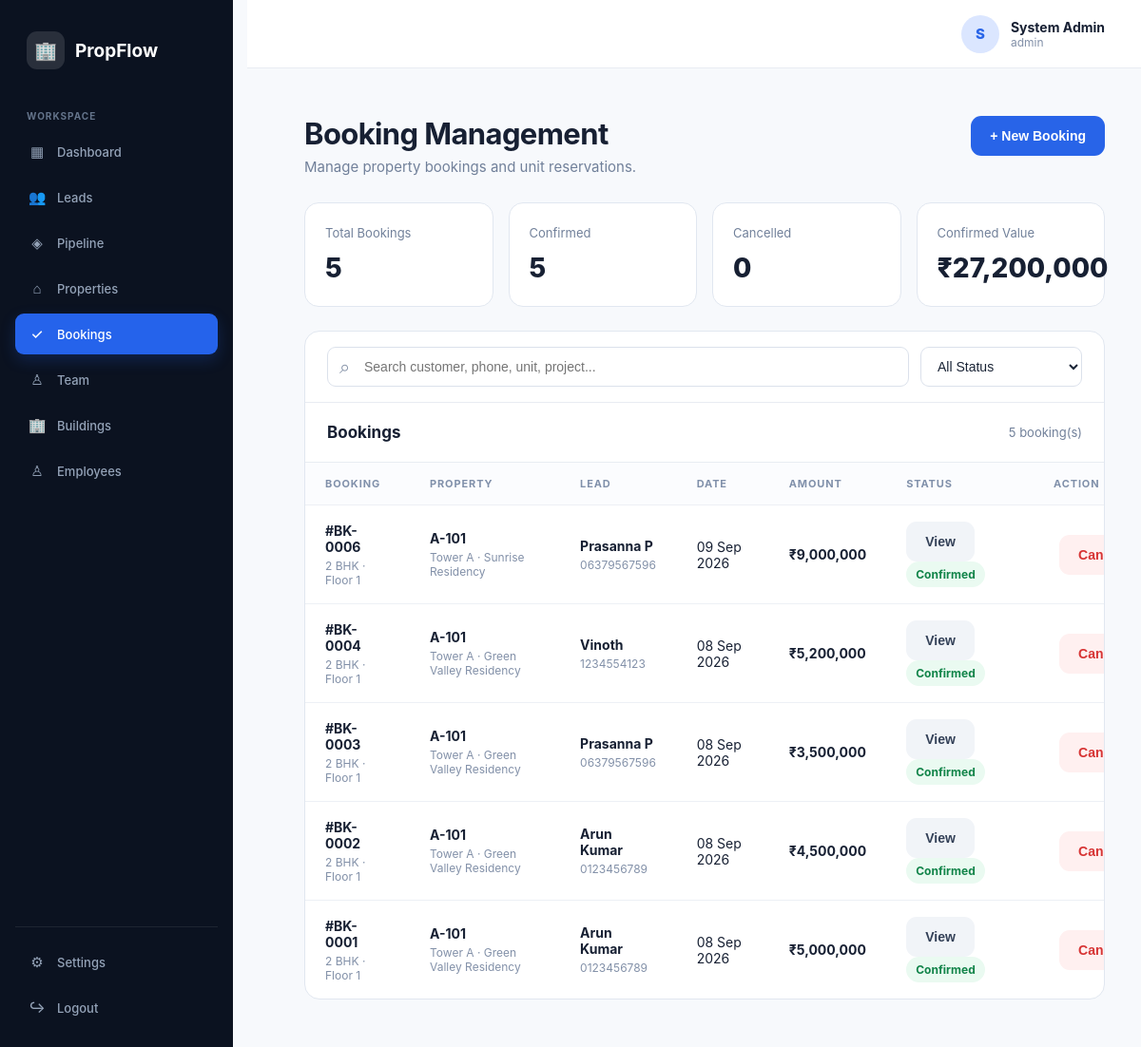
The app's page /admin/bookings.php (signed in) with its own data.
### tables this page shows
CREATE TABLE `bookings` (
  `id` int(10) UNSIGNED NOT NULL,
  `lead_id` int(10) UNSIGNED NOT NULL,
  `unit_id` int(10) UNSIGNED NOT NULL,
  `booked_by` int(10) UNSIGNED NOT NULL,
  `booking_date` date NOT NULL,
  `amount` decimal(15,2) NOT NULL DEFAULT 0.00,
  `status` enum('Confirmed','Cancelled') NOT NULL DEFAULT 'Confirmed',
  `notes` text DEFAULT NULL,
  `created_at` timestamp NOT NULL DEFAULT current_timestamp(),
  `updated_at` timestamp NOT NULL DEFAULT current_timestamp() ON UPDATE current_timestamp()
);

CREATE TABLE `units` (
  `id` int(10) UNSIGNED NOT NULL,
  `building_id` int(10) UNSIGNED NOT NULL,
  `unit_number` varchar(50) NOT NULL,
  `type` enum('1 BHK','2 BHK','3 BHK','4 BHK','Villa','Commercial') NOT NULL,
  `floor` int(10) UNSIGNED NOT NULL DEFAULT 1,
  `price` decimal(15,2) NOT NULL DEFAULT 0.00,
  `status` enum('available','reserved','booked','blocked') NOT NULL DEFAULT 'available',
  `description` text DEFAULT NULL,
  `created_at` timestamp NOT NULL DEFAULT current_timestamp(),
  `updated_at` timestamp NOT NULL DEFAULT current_timestamp() ON UPDATE current_timestamp()
);

CREATE TABLE `buildings` (
  `id` int(10) UNSIGNED NOT NULL,
  `project_id` int(10) UNSIGNED NOT NULL,
  `name` varchar(100) NOT NULL,
  `floors` int(10) UNSIGNED DEFAULT 1,
  `description` text DEFAULT NULL,
  `status` enum('active','inactive') NOT NULL DEFAULT 'active',
  `created_at` timestamp NOT NULL DEFAULT current_timestamp()
);

CREATE TABLE `projects` (
  `id` int(10) UNSIGNED NOT NULL,
  `name` varchar(150) NOT NULL,
  `location` varchar(255) NOT NULL,
  `description` text DEFAULT NULL,
  `status` enum('active','inactive') NOT NULL DEFAULT 'active',
  `created_at` timestamp NOT NULL DEFAULT current_timestamp(),
  `updated_at` timestamp NOT NULL DEFAULT current_timestamp() ON UPDATE current_timestamp()
);

CREATE TABLE `leads` (
  `id` int(10) UNSIGNED NOT NULL,
  `name` varchar(150) NOT NULL,
  `phone` varchar(30) NOT NULL,
  `email` varchar(150) DEFAULT NULL,
  `source` varchar(100) DEFAULT NULL,
  `stage` enum('New','Contacted','Site Visit','Interested','Negotiation','Booked','Lost') NOT NULL DEFAULT 'New',
  `assigned_to` int(10) UNSIGNED DEFAULT NULL,
  `follow_up_date` date DEFAULT NULL,
  `notes` text DEFAULT NULL,
  `created_at` timestamp NOT NULL DEFAULT current_timestamp(),
  `updated_at` timestamp NOT NULL DEFAULT current_timestamp() ON UPDATE current_timestamp()
);

### includes/auth.php (called while the page is built, shortened)
<?php
function currentUser()
{
    return $_SESSION['user'] ?? null;
}

### admin/bookings.php (the view, shortened to what this page needs)
<?php
require_once "../includes/auth.php";
$user = currentUser();
function e($value)
{
    return htmlspecialchars((string)$value, ENT_QUOTES, 'UTF-8');
}
$totalBookings = (int)$pdo->query(" SELECT COUNT(*)
    FROM bookings
")->fetchColumn();
$confirmedBookings = (int)$pdo->query(" SELECT COUNT(*)
    FROM bookings
    WHERE status = 'confirmed'
")->fetchColumn();
$cancelledBookings = (int)$pdo->query(" SELECT COUNT(*)
    FROM bookings
    WHERE status = 'cancelled'
")->fetchColumn();
$totalBookingAmount = (float)$pdo->query("SELECT COALESCE(SUM(amount), 0)
    FROM bookings
    WHERE status = 'confirmed'
")->fetchColumn();
$bookingsStmt = $pdo->query(" SELECT
        bk.id,
        bk.lead_id,
        bk.unit_id,
        bk.booking_date,
        bk.amount,
        bk.status,
        bk.created_at,
        /* Lead details */
        l.name AS lead_name,
        l.phone AS lead_phone,
        l.email AS lead_email,
        l.source AS lead_source,
        l.stage AS lead_stage,
        /* Unit details */
        u.unit_number,
        u.type,
        u.floor,
        u.price AS unit_price,
        /* Building */
        b.name AS building_name,
        /* Project */
        p.name AS project_name,
        p.location AS project_location
    FROM bookings bk
    INNER JOIN leads l
        ON l.id = bk.lead_id
    INNER JOIN units u
        ON u.id = bk.unit_id
    INNER JOIN buildings b
        ON b.id = u.building_id
    INNER JOIN projects p
        ON p.id = b.project_id
    ORDER BY bk.id DESC
");
$bookings = $bookingsStmt->fetchAll(PDO::FETCH_ASSOC);
?>
<!DOCTYPE html>
<html lang="en">
<head>
</head>
<body>
<aside class="sidebar">
    <div class="brand">
        <div class="brand-icon">🏢</div>
        <div class="brand-name">PropFlow</div>
    </div>
    <div class="menu-title">Workspace</div>
    <nav class="nav">
        <a href="dashboard.php">
            <span class="nav-icon">▦</span>
            <span>Dashboard</span>
        </a>
        <a href="leads.php">
            <span class="nav-icon">👥</span>
            <span>Leads</span>
        </a>
        <a href="pipeline.php">
            <span class="nav-icon">◈</span>
            <span>Pipeline</span>
        </a>
        <a href="properties.php">
            <span class="nav-icon">⌂</span>
            <span>Properties</span>
        </a>
        <a href="bookings.php" class="active">
            <span class="nav-icon">✓</span>
            <span>Bookings</span>
        </a>
        <a href="team.php">
            <span class="nav-icon">♙</span>
            <span>Team</span>
        </a>
         <a href="buildings.php" >
            <span class="nav-icon">🏢</span>
            <span>Buildings</span>
        </a>
         <a href="employees.php">
            <span class="nav-icon">♙</span>
            <span>Employees</span>
        </a>
    </nav>
    <div class="sidebar-bottom">
        <nav class="nav">
            <a href="settings.php">
                <span class="nav-icon">⚙</span>
                <span>Settings</span>
            </a>
            <a href="../logout.php">
                <span class="nav-icon">↪</span>
                <span>Logout</span>
            </a>
        </nav>
    </div>
</aside>
<header class="topbar">
    <div class="admin">
        <div class="avatar">
            <?php
            echo strtoupper(
                substr(
                    $user['name'] ?? 'A',
                    0,
                    1
                )
            );
            ?>
        </div>
        <div>
            <div class="admin-name">
                <?= e($user['name'] ?? 'System Admin') ?>
            </div>
            <div class="admin-role">
                <?= e($user['role'] ?? 'admin') ?>
            </div>
        </div>
    </div>
</header>
<main class="main">
    <div class="page-head">
        <div>
            <h1 class="page-title">
                Booking Management
            </h1>
            <p class="page-subtitle">
                Manage property bookings and unit reservations.
            </p>
        </div>
        <button
            class="btn btn-primary"
            onclick="openModal()"
        >
            + New Booking
        </button>
    </div>
    <section class="stats">
        <div class="stat">
            <div class="stat-label">
                Total Bookings
            </div>
            <div class="stat-value">
                <?= number_format($totalBookings) ?>
            </div>
        </div>
        <div class="stat">
            <div class="stat-label">
                Confirmed
            </div>
            <div class="stat-value">
                <?= number_format($confirmedBookings) ?>
            </div>
        </div>
        <div class="stat">
            <div class="stat-label">
                Cancelled
            </div>
            <div class="stat-value">
                <?= number_format($cancelledBookings) ?>
            </div>
        </div>
        <div class="stat">
            <div class="stat-label">
                Confirmed Value
            </div>
            <div class="stat-value">
                ₹<?= number_format($totalBookingAmount, 0) ?>
            </div>
        </div>
    </section>
    <section class="card">
        <div class="filters">
            <div class="search-box">
                <span class="search-icon">⌕</span>
                <input
                    type="text"
                    id="bookingSearch"
                    class="filter-control"
                    placeholder="Search customer, phone, unit, project..."
                    oninput="filterBookings()"
                >
            </div>
            <select
                id="statusFilter"
                class="filter-control status-filter"
                onchange="filterBookings()"
            >
                <option value="all">All Status</option>
            </select>
        </div>
        <div class="card-head">
            <h2 class="card-title">
                Bookings
            </h2>
            <div class="card-count">
                <?= count($bookings) ?> booking(s)
            </div>
        </div>
        <?php if (empty($bookings)): ?>
            <div class="empty">
                <div class="empty-icon">
                    🏠
                </div>
                <div class="empty-title">
                    No bookings yet
                </div>
                <div>
                    Create a booking for an available unit.
                </div>
            </div>
        <?php else: ?>
            <div class="table-wrap">
                <table>
                    <thead>
                        <tr>
                            <th>Booking</th>
                            <th>Property</th>
                            <th>Lead</th>
                            <th>Date</th>
                            <th>Amount</th>
                            <th>Status</th>
                            <th>Action</th>
                        </tr>
                    </thead>
                    <tbody>
                    <?php foreach ($bookings as $booking): ?>
                        <tr
                            class="booking-row"
                            data-search="<?= e(strtolower(
                                ($booking['lead_name'] ?? '') . ' ' .
                                ($booking['lead_phone'] ?? '') . ' ' .
                                ($booking['unit_number'] ?? '') . ' ' .
                                ($booking['building_name'] ?? '') . ' ' .
                                ($booking['project_name'] ?? '')
                            )) ?>"
                            data-status="<?= e(strtolower($booking['status'] ?? '')) ?>"
                        >
                            <td>
                                <div class="primary-text">
                                    #BK-<?= str_pad(
                                        $booking['id'],
                                        4,
                                        '0',
                                        STR_PAD_LEFT
                                    ) ?>
                                </div>
                                <div class="secondary-text">
                                    <?= e($booking['type']) ?>
                                    · Floor <?= e($booking['floor']) ?>
                                </div>
                            </td>
                            <td>
                                <div class="primary-text">
                                    <?= e($booking['unit_number']) ?>
                                </div>
                                <div class="secondary-text">
                                    <?= e($booking['building_name']) ?>
                                    ·
                                    <?= e($booking['project_name']) ?>
                                </div>
                            </td>
        <td>
    <div class="primary-text">
        <?= e($booking['lead_name']) ?>
    </div>
    <div class="secondary-text">
        <?= e($booking['lead_phone']) ?>
    </div>
</td>
                            <td>
                                <?= e(
                                    date(
                                        'd M Y',
                                        strtotime(
                                            $booking['booking_date']
                                        )
                                    )
                                ) ?>
                            </td>
                            <td>
                                <div class="amount">
                                    ₹<?= number_format(
                                        (float)$booking['amount'],
                                        0
                                    ) ?>
                                </div>
                            </td>
                            <td>
                                <button
                                    type="button"
                                    class="btn btn-secondary"
                                    onclick='viewBooking(
                                        <?= json_encode((int)$booking["id"]) ?>,
                                        <?= json_encode($booking["lead_name"] ?? "Unknown Lead") ?>,
                                        <?= json_encode($booking["lead_phone"] ?? "") ?>,
                                        <?= json_encode($booking["lead_email"] ?? "") ?>,
                                        <?= json_encode($booking["project_name"] ?? "") ?>,
                                        <?= json_encode($booking["project_location"] ?? "") ?>,
                                        <?= json_encode($booking["building_name"] ?? "") ?>,
                                        <?= json_encode($booking["unit_number"] ?? "") ?>,
                                        <?= json_encode($booking["type"] ?? "") ?>,
                                        <?= json_encode((float)$booking["amount"]) ?>,
                                        <?= json_encode($booking["booking_date"] ?? "") ?>,
                                        <?= json_encode($booking["status"] ?? "") ?>
                                    )'
                                >
                                    View
                                </button>
                                <?php if (strtolower($booking['status']) === 'confirmed'): ?>
                                    <span class="
                                        badge
                                        badge-confirmed
                                    ">
                                        Confirmed
                                    </span>
                                <?php endif; ?>
                            </td>
                            <td>
                                <?php if (strtolower($booking['status']) === 'confirmed'): ?>
                                    <form
                                        method="POST"
                                        class="action-form"
                                        onsubmit="
                                            return confirm(
                                                'Are you sure you want to cancel this booking?'
                                            );
                                        "
                                    >
                                        <button
                                            type="submit"
                                            class="btn btn-danger"
                                        >
                                            Cancel
                                        </button>
                                    </form>
                                <?php else: ?>
                                    <span class="secondary-text">
                                        —
                                    </span>
                                <?php endif; ?>
                            </td>
                        </tr>
                    <?php endforeach; ?>
                    </tbody>
                </table>
            </div>
        <?php endif; ?>
    </section>
</main>
</body>
</html>

### records on screen
bookings: id "0006", unit.type "2 BHK", unit.floor "1", unit.unit_number "A-101", buildings.name "Tower A", projects.name "Sunrise Residency", lead.name "Prasanna P", lead.phone "06379567596", booking_date "09 Sep 2026", amount "9,000,000", status "Confirmed"
bookings: id "0004", unit.type "2 BHK", unit.floor "1", unit.unit_number "A-101", buildings.name "Tower A", projects.name "Green Valley Residency", lead.name "Vinoth", lead.phone "1234554123", booking_date "08 Sep 2026", amount "5,200,000", status "Confirmed"
bookings: id "0003", unit.type "2 BHK", unit.floor "1", unit.unit_number "A-101", buildings.name "Tower A", projects.name "Green Valley Residency", lead.name "Prasanna P", lead.phone "06379567596", booking_date "08 Sep 2026", amount "3,500,000", status "Confirmed"
bookings: id "0002", unit.type "2 BHK", unit.floor "1", unit.unit_number "A-101", buildings.name "Tower A", projects.name "Green Valley Residency", lead.name "Arun Kumar", lead.phone "0123456789", booking_date "08 Sep 2026", amount "4,500,000", status "Confirmed"
bookings: id "0001", unit.type "2 BHK", unit.floor "1", unit.unit_number "A-101", buildings.name "Tower A", projects.name "Green Valley Residency", lead.name "Arun Kumar", lead.phone "0123456789", booking_date "08 Sep 2026", amount "5,000,000", status "Confirmed"

### other values on screen
$user['name'] "System Admin"
$user['role'] "admin"
$totalBookings "5"
$confirmedBookings "5"
$cancelledBookings "0"
$totalBookingAmount "27,200,000"
count($bookings) "5"
